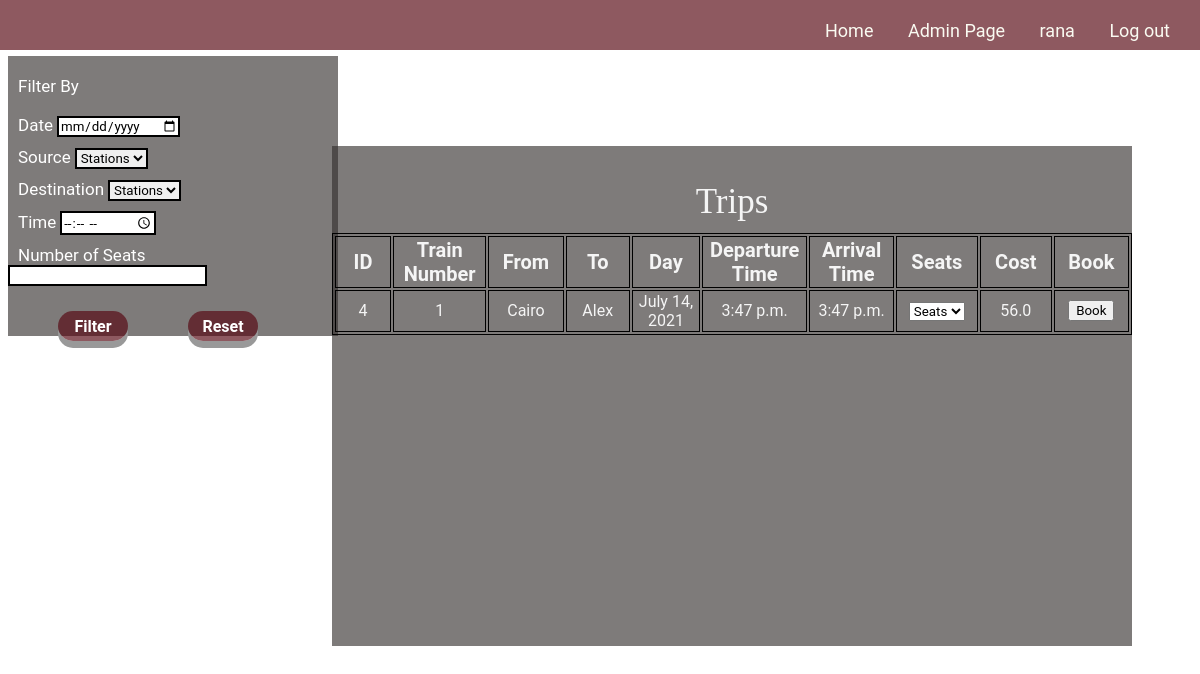
The app's page / (signed in) with its own data.
### blog/models.py (models this page shows, shortened)
class Trip(models.Model):
    train = models.ForeignKey(
        Train, on_delete=models.CASCADE, related_name="TripTrain")
    source = models.ForeignKey(
        Station, on_delete=models.CASCADE, related_name="TripSource", null=False)
    destination = models.ForeignKey(
        Station, on_delete=models.CASCADE, related_name="TripDest", null=False)
    day = models.DateField(null=False)
    start_Time = models.TimeField(null=False)
    end_Time = models.TimeField(null=False)
    price = models.FloatField(null=False, default=0)
    Remaining_seats = models.IntegerField(default=0, editable=False)
    seats = models.IntegerField(default=0, editable=False)
    @property
    def isPast(self):
        return self.day >= date.today()

class Train(models.Model):
    Number_of_seats = models.IntegerField(default=0)
    source = models.ForeignKey(
        Station, on_delete=models.CASCADE, related_name="TrainSource", null=False)
    destination = models.ForeignKey(
        Station, on_delete=models.CASCADE, related_name="TrainDest", null=False)

class Station(models.Model):
    id = models.IntegerField(default=-1, primary_key=True)
    stationName = models.CharField(max_length=15)

### blog/views.py (the view)
# urls.py: 2. Add a URL to urlpatterns:  path('', views.home, name='home')
@never_cache
def home(request):
    trips = Trip.objects.all()
    temp = Trip.objects.values()
    stations = Station.objects.all()
    tripJSON = serializers.serialize("json",trips)
    tripObj = json.loads(tripJSON)
    return render(request, 'sitePages/home.html', {'trips': trips, 'stations': stations, 'data': json.dumps(list(tripObj))})

### blog/tags/tags.py (called while the page is built)
@register.simple_tag
def tripSeat(trip):
    book = Book.objects.filter(trip = trip.id)
    bookSeats = book.values_list('seatTrain', flat=True)
    seats = []
    i = 1
    while i <= trip.seats:
        if i not in bookSeats:
            seats.append(i)
        i = i+1
    return seats

### templates/sitePages/home.html (shortened to what this page needs)
{% extends "base.html" %}
{% load static %}
{% load tags %}
{% block head %}
<link rel="stylesheet" href="{% static 'css/homePage.css' %}">
{% endblock%}
{% block content %}
<div class="filter" value="{{ trips }}" id = "variable">
    <span><label for="Filter options" id="label1">Filter By</label></span>
    <br> <br>
    <div id="Filter options">
        <label for="dateOption">Date</label>
        <input type="date" id="dateOption" name="dateOption"><br>
        <label for="sourceOption">Source</label>
        <select name="sourceOption" id="sourceOption">
            <option value="stations" hidden>Stations</option>
        </select><br>
        <label for="destOption">Destination</label>
        <select name="destOption" id="destOption">
            <option value="stations" hidden>Stations</option>
        </select><br>
        <label for="timeOption">Time</label>
        <input type="time" id="timeOption" name="timeOption"><br>
        <label for="seatNbOption">Number of Seats</label>
        <input type="text" id="seatNbOption" name="seatNbOption"><br>
    </div>
    <div id="filterDiv">
        <button class="filterBtns" onclick="filter()">Filter</button>
        <button class="filterBtns" onclick="reset()">Reset</button>
    </div>
</div>
<div class="trips" style="overflow: auto;">
    <p>Trips</p>
    <table id="tripsTable">
        <tr>
            <th>ID</th>
            <th>Train Number</th>
            <th>From</th>
            <th>To</th>
            <th>Day</th>
            <th>Departure Time</th>
            <th>Arrival Time</th>
            <th>Seats</th>
            <th>Cost</th>
            <th>Book</th>
        </tr>
        {% for trip in trips %}
            {% if trip.isPast and trip.Remaining_seats > 0 %}
                <tr id = "{{trip.id}}">
                    <td>{{trip.id}}</td>
                    <td>{{ trip.train.id }}</td>
                    <td>{{trip.source.stationName}}</td>
                    <td>{{trip.destination.stationName}}</td>
                    <td>{{trip.day}}</td>
                    <td>{{trip.start_Time}}</td>
                    <td>{{trip.end_Time}}</td>
                    <td>
                        <select>
                            <option selected hidden>Seats</option>
                            {% tripSeat trip as seats %}
                        </select>
                    </td>
                    <td>{{trip.price}}</td>
                    <td>
                        <a href="{% url 'blog:certainTrip' trip.id %}"><button>Book</button></a>
                    </td>
                </tr>
            {% endif %}
        {% empty %}
        <tr id="notrip">
            <td colspan="10">No Trips Available</td>
        </tr>
        {% endfor %}
    </table>
</div>
{% endblock content %}

### templates/base.html (shortened to what this page needs)
<!DOCTYPE html>
<html lang="en">
<head>
    {% load static %}
    <link rel="stylesheet" href="{% static 'css/basePage.css' %}">
    {% block head%} {% endblock head %}
</head>
<body style="background: url('/static/imgs/background4.png'); background-size: cover; background-repeat:no-repeat; overflow:hidden;">
    <nav class="navBar">
        <a href="{% url 'blog:home' %}">Home</a>
        {% if user.is_authenticated %}
            {% if user.is_superuser %}
                <a href="{% url 'admin:index' %}">Admin Page</a>
            {% else %}
                <a href="{% url 'blog:myTrips' user.id %}">My Trips</a>
            {% endif %}
            <a href="{% url 'blog:profile' user.username %}">{{ user.username }}</a>
            <a href="{% url 'blog:logOut' %}">Log out</a>
        {% else %}
            <a id="signIn" href="{% url 'blog:signIn' %}">Sign In</a>
            <span id="sp1">/</span>
            <a href="{% url 'blog:signUp' %}">Sign Up</a>
        {% endif %}
    </nav>
    {% block content %} {% endblock %}
</body>
</html>

### static/css/basePage.css (style rules this page uses)
* { box-sizing: border-box; }
nav { display: inline; height: 50px; top: -5px; margin-top: 5px; padding-top: 20px; text-align: right; width: 100%; font-size: 18px; font-family: "Wire+One"; background: rgba(87, 8, 18, 0.671); position: fixed; margin-left: -8px; right: 0; }
nav a { margin-right: 30px; padding: 0px; color: rgb(250, 251, 242); text-decoration: none; }

### static/css/homePage.css (style rules this page uses)
* { box-sizing: border-box; font-family: 'Roboto', sans-serif; }
body { overflow: scroll; }
.filter { display: inline-block; align-items: center; margin-top: 4%; background: rgba(51, 46, 45, 0.63); width: 330px; height: 280px; padding-top: 20px; position: absolute; }
.filter label { font-size: 17px; color: white; margin-left: 10px; }
.filter select { border: 2px solid black; margin-bottom: 10px; }
.filter input { border: 2px solid black; margin-bottom: 10px; }
.filter button { height: 30px; width: 70px; margin-top: 15px; font-size: 16px; font-weight: bold; }
.trips p { font-family: 'Times New Roman', Times, serif; font-size: 35px; color: whitesmoke; text-align: center; padding-top: 0.5px; }
.trips { top: 17%; margin-left: 27%; background: rgba(51, 46, 45, 0.63); width: 800px; height: 500px; margin-top: 10px; position: absolute; }
table, th, td { margin-top: -3%; border: 1px solid black; table-layout: fixed; text-align: center; }
th { width: 133.3px; height: 40px; font-size: 20px; color: whitesmoke; font-weight: bold; }
td { width: 114.28px; height: 30px; font-size: 16px; color: whitesmoke; }
#filterDiv { display: inline-flex; width: 100%; }
.filterBtns { margin-right: 10px; margin-left: 50px; border-radius: 15px; text-align: center; text-decoration: none; outline: none; color: #fff; background-color: rgba(87, 8, 18, 0.671); border: none; border-radius: 15px; box-shadow: 0 7px #999; }

### records on screen
Trip: id "4", train.id "1", source.stationName "Cairo", destination.stationName "Alex", day "July 14, 2021", start_Time "3:47 p.m.", end_Time "3:47 p.m.", price "56.0"

### other values on screen
{{ user.username }} "rana"
